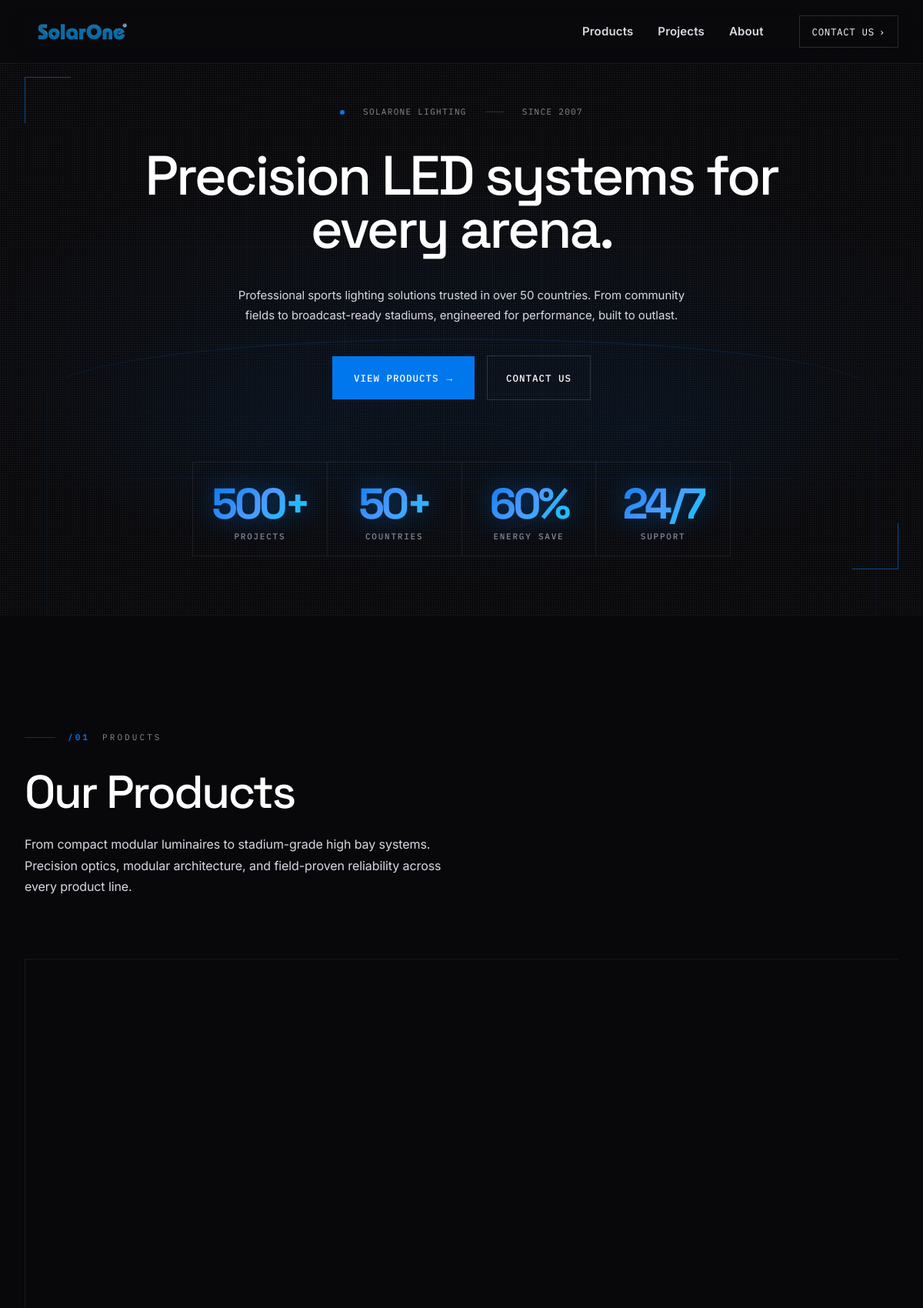
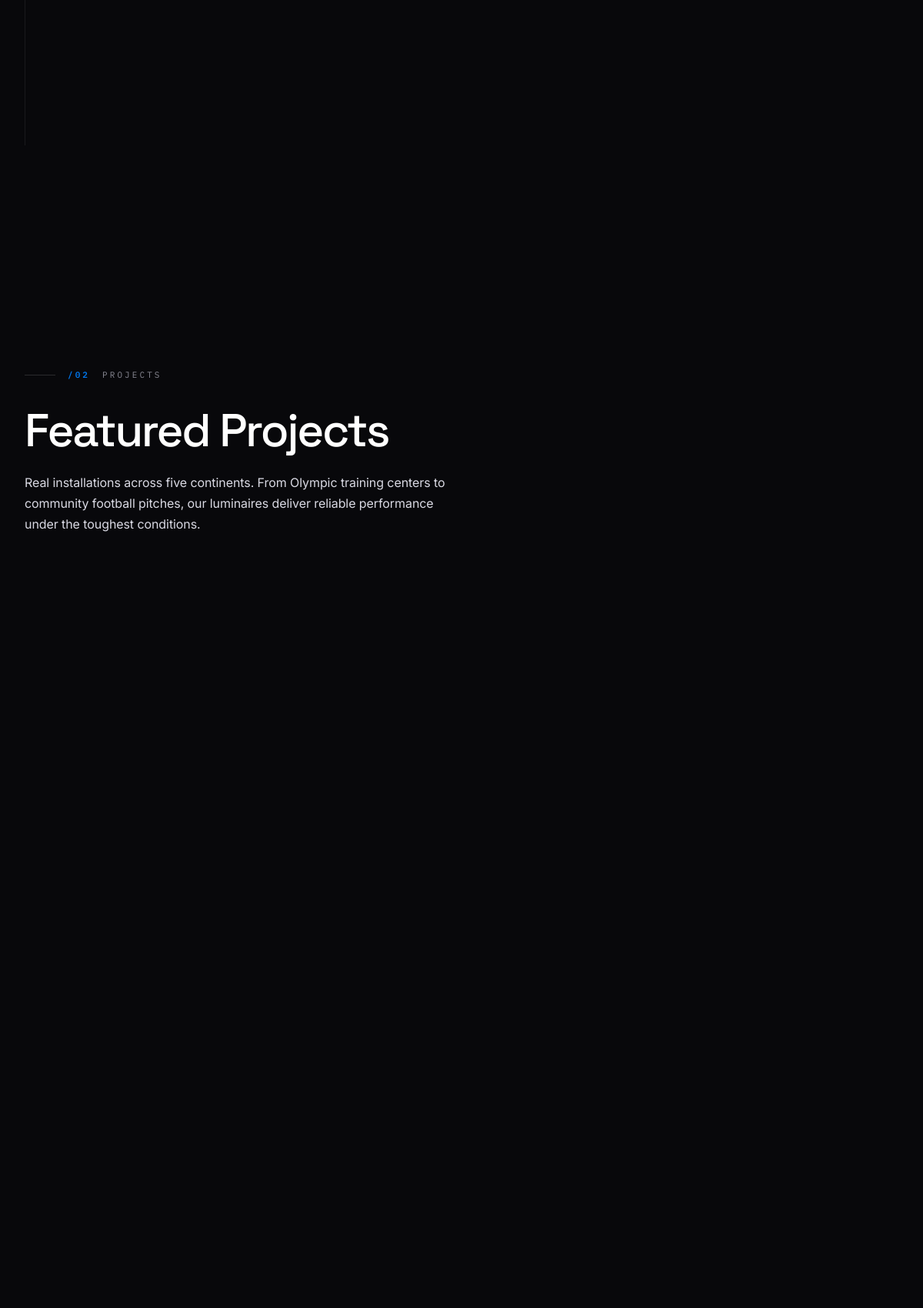
The page / (upper part) on the database its author committed (2 pictures, top to bottom).
### pages/models.py (models this page shows, shortened)
class SiteConfig(models.Model):
    hero_title = models.CharField(max_length=500, default="Precision LED systems for every arena.")
    hero_subtitle = models.TextField(default="Professional sports lighting solutions trusted in over 50 countries. From community fields to broadcast-ready stadiums, engineered for performance, built to outlast.")
    hero_background = models.ImageField(upload_to='site/', blank=True, help_text="Hero background image")
    stat_projects = models.CharField(max_length=100, default="500+")
    stat_projects_label = models.CharField(max_length=100, default="Projects")
    stat_countries = models.CharField(max_length=100, default="50+")
    stat_countries_label = models.CharField(max_length=100, default="Countries")
    stat_energy = models.CharField(max_length=100, default="60%")
    stat_energy_label = models.CharField(max_length=100, default="Energy Save")
    stat_support = models.CharField(max_length=100, default="24/7")
    stat_support_label = models.CharField(max_length=100, default="Support")
    about_title = models.CharField(max_length=500, default="Trusted worldwide for a reason.")
    about_text_1 = models.TextField(default="Since 2007, SolarOne Vision has focused on the design and manufacture of high power LED Sports lighting systems, LED Roadway infrastructure lighting systems, and LED industrial lighting systems. We bring first-hand knowledge and experience for new and retrofit projects — from small projects requiring a few lights to professional high-level facilities, we've got you covered.")
    about_text_2 = models.TextField(default="SolarOne's mission is to deliver innovative outdoor and indoor lighting solutions for recreational, high school, college, and semi-professional sports venues, airports, seaports, and other industrial facilities. We protect the environment, reduce energy consumption, deliver satisfying and inspiring lighting experiences, and add value to people's vision of life.")
    about_stat_years = models.CharField(max_length=100, default="18+")
    about_stat_years_label = models.CharField(max_length=100, default="Years Experience")
    about_stat_projects = models.CharField(max_length=100, default="500+")
    about_stat_projects_label = models.CharField(max_length=100, default="Projects Delivered")
    about_stat_countries = models.CharField(max_length=100, default="50+")
    about_stat_countries_label = models.CharField(max_length=100, default="Countries Served")
    about_stat_clients = models.CharField(max_length=100, default="1000+")
    about_stat_clients_label = models.CharField(max_length=100, default="Happy Clients")
    products_title = models.CharField(max_length=500, default="Our Products")
    products_subtitle = models.TextField(default="From compact modular luminaires to stadium-grade high bay systems. Precision optics, modular architecture, and field-proven reliability across every product line.")
    projects_title = models.CharField(max_length=500, default="Featured Projects")
    projects_subtitle = models.TextField(default="Real installations across five continents. From Olympic training centers to community football pitches, our luminaires deliver reliable performance under the toughest conditions.")
    contact_title = models.CharField(max_length=500, default="Get in Touch")
    contact_subtitle = models.TextField(default="Have a project in mind? Send us the details and our engineering team will respond with a full photometric proposal within 48 hours.")
    contact_email = models.EmailField(default="sales@solarone.com")
    contact_phone_1 = models.CharField(max_length=200, default="+86 400 0000 0000")
    contact_phone_2 = models.CharField(max_length=200, default="+86 130 0000 0000")
    contact_whatsapp = models.CharField(max_length=200, default="+86 130 0000 0000")
    contact_address = models.CharField(max_length=500, default="Beijing, China")
    social_facebook = models.URLField(blank=True, default="https://facebook.com")
    social_instagram = models.URLField(blank=True, default="https://instagram.com")
    social_youtube = models.URLField(blank=True, default="https://youtube.com")
    social_tiktok = models.URLField(blank=True, default="https://tiktok.com")
    social_linkedin = models.URLField(blank=True, default="")
    footer_description = models.TextField(default="Professional LED lighting systems for sports, industrial, and infrastructure applications. Engineered in Beijing since 2007, trusted in 50+ countries worldwide.")
    brand_name = models.CharField(max_length=200, default="SolarOne")
    logo = models.ImageField(upload_to='site/', blank=True, help_text="Brand logo")
    meta_title = models.CharField(max_length=200, default="SolarOne — Precision LED Lighting Systems")
    meta_description = models.TextField(default="Professional LED sports lighting, high bay, and modular luminaire solutions. Engineered in Beijing since 2007, trusted in 50+ countries worldwide.")
    og_image = models.ImageField(upload_to='site/', blank=True, help_text="Social sharing preview image")
    class Meta:
        verbose_name = "Site Configuration"
        verbose_name_plural = "Site Configuration"

### pages/views.py (the view, shortened to what this page needs)
# urls.py: path('', views.home, name='home'),
def home(request):
    products = Product.objects.all()
    projects = Project.objects.all()
    site_config = SiteConfig.objects.first()
    if not site_config:
        site_config = SiteConfig.objects.create()
    for p in products:
        if p.image:
            p.image_url = static(p.image.name)
        else:
            p.image_url = ''
    for proj in projects:
        if proj.image:
            proj.image_url = static(proj.image.name)
        else:
            proj.image_url = ''
    if site_config.hero_background:
        site_config.hero_bg_url = static(site_config.hero_background.name)
    else:
        site_config.hero_bg_url = static('images/hero-main.fw.png')
    if site_config.logo:
        site_config.logo_url = static(site_config.logo.name)
    else:
        site_config.logo_url = static('images/logo.png')
    context = {
        'products': products,
        'projects': projects,
        'config': site_config,
    }
    return render(request, 'home.html', context)

### templates/home.html (shortened to what this page needs)
{% load static %}
<!DOCTYPE html>
<html lang="en">
<head>
</head>
<body>
<nav class="nav" id="mainNav">
  <div class="container nav-inner">
    <a href="#" class="nav-brand">
      <img src="{{ config.logo_url }}" alt="{{ config.brand_name }}" onerror="this.style.display='none'">
    </a>
    <div class="nav-links">
      <a href="#products">Products</a>
      <a href="#projects">Projects</a>
      <a href="#about">About</a>
    </div>
    <a href="#contact" class="nav-cta">Contact Us <span class="arrow">&#8250;</span></a>
  </div>
</nav>
<section class="hero">
  <div class="hero-bg">
    <img src="{{ config.hero_bg_url }}" alt="">
  </div>
  <div class="hero-grid"></div>
  <div class="hero-noise"></div>
  <div class="container hero-content">
    <div class="hero-meta">
      <span class="dot"></span>
      <span>Solarone Lighting</span>
      <span class="divider"></span>
      <span>Since 2007</span>
    </div>
    <h1 class="hero-title">{{ config.hero_title|safe }}</h1>
    <p class="hero-lede">{{ config.hero_subtitle }}</p>
    <div class="hero-actions">
      <a href="#products" class="btn-primary">View Products</a>
      <a href="#contact" class="btn-ghost">Contact Us</a>
    </div>
    <div class="hero-stats">
      <div class="hero-stat">
        <span class="hero-stat-num">{{ config.stat_projects|safe }}</span>
        <span class="hero-stat-label">{{ config.stat_projects_label }}</span>
      </div>
      <div class="hero-stat">
        <span class="hero-stat-num">{{ config.stat_countries|safe }}</span>
        <span class="hero-stat-label">{{ config.stat_countries_label }}</span>
      </div>
      <div class="hero-stat">
        <span class="hero-stat-num">{{ config.stat_energy|safe }}</span>
        <span class="hero-stat-label">{{ config.stat_energy_label }}</span>
      </div>
      <div class="hero-stat">
        <span class="hero-stat-num">{{ config.stat_support|safe }}</span>
        <span class="hero-stat-label">{{ config.stat_support_label }}</span>
      </div>
    </div>
  </div>
</section>
<section id="products">
  <div class="container">
    <span class="section-label"><span class="num">/01</span> PRODUCTS</span>
    <h2 class="section-title">{{ config.products_title }}</h2>
    <p class="section-body">{{ config.products_subtitle }}</p>
    <div class="products-grid">
    </div>
  </div>
</section>
<section id="projects">
  <div class="container">
    <span class="section-label"><span class="num">/02</span> PROJECTS</span>
    <h2 class="section-title">{{ config.projects_title }}</h2>
    <p class="section-body">{{ config.projects_subtitle }}</p>
    <div class="projects-grid">
    </div>
  </div>
</section>
</body>
</html>

### rows shown on the page
SiteConfig: hero_title "Precision LED systems for every arena.", hero_subtitle "Professional sports lighting solutions trusted in over 50 countries. From community fields to broadcast-ready stadiums, engineered for performance, built to outlast.", stat_projects "500+", stat_projects_label "PROJECTS", stat_countries "50+", stat_countries_label "COUNTRIES", stat_energy "60%", stat_energy_label "ENERGY SAVE", stat_support "24/7", stat_support_label "SUPPORT", products_title "Our Products", products_subtitle "From compact modular luminaires to stadium-grade high bay systems. Precision optics, modular architecture, and field-proven reliability across every product line.", projects_title "Featured Projects", projects_subtitle "Real installations across five continents. From Olympic training centers to community football pitches, our luminaires deliver reliable performance under the toughest conditions."
